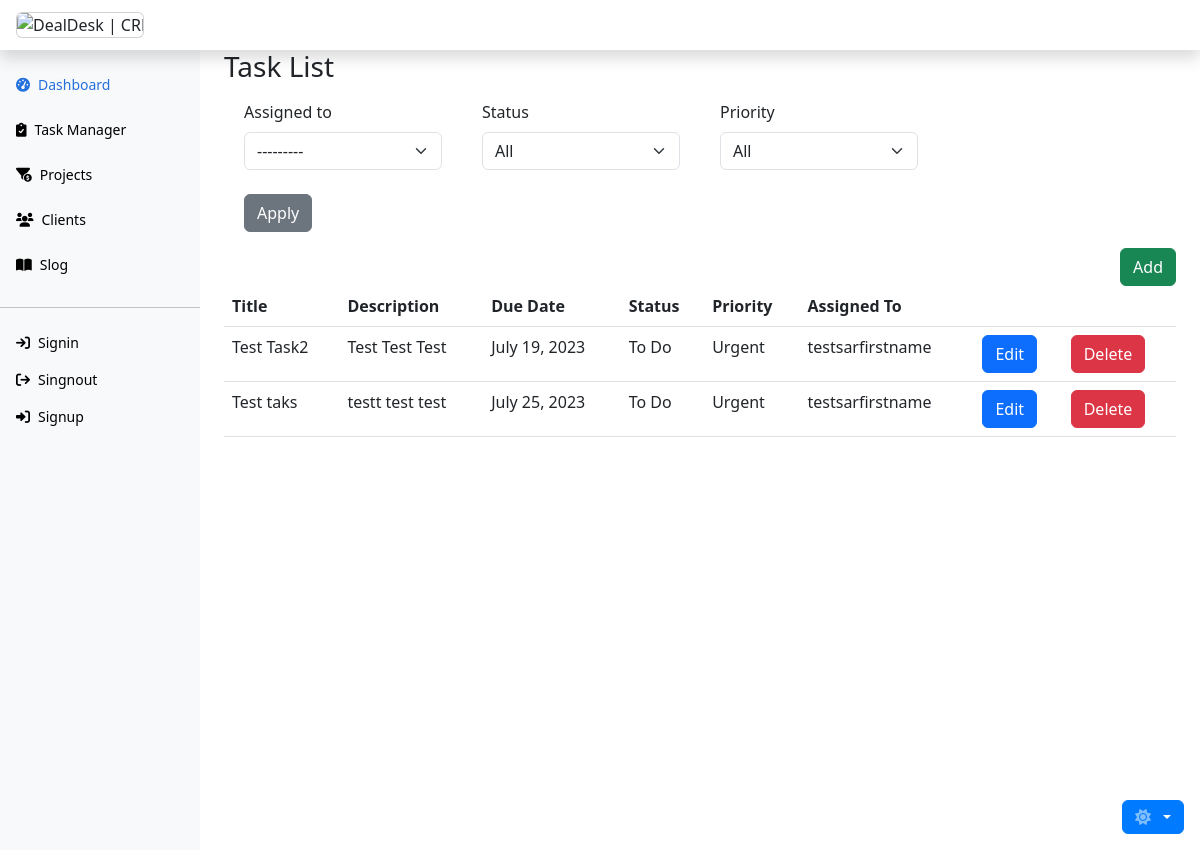
The app's page /task_manager/list/, older data.
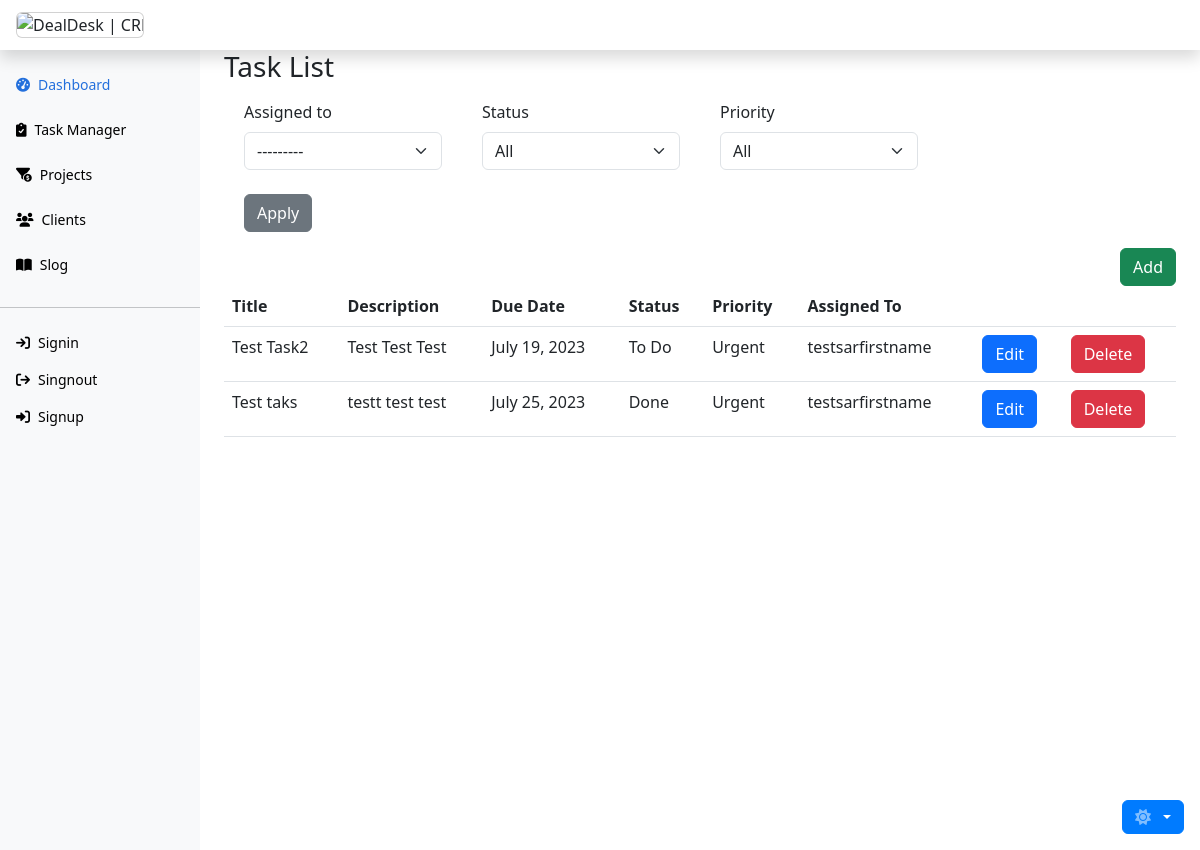
The same page, newer data.
### task_manager/models.py (models this page shows, shortened)
class TaskManager(models.Model):
    title = models.CharField(max_length=55, null=False)
    description = models.CharField(max_length=255)
    due_date = models.DateField(null=False)
    status = models.CharField(
        max_length=50,
        choices=STATUS_CHOICES,
        default="To Do",
        null=False
    )
    priority = models.CharField(
        max_length=50,
        choices=PRIORITY_CHOICES,
        default="Normal",
        null=False
    )
    assigned_to = models.ForeignKey(
        'team.Sar',
        on_delete=models.SET(get_salesman),
        related_name='tasks'
    )
    class Meta:
        ordering = ['due_date']

### team/models.py (models this page shows)
class Sar(models.Model):
    first_name = models.CharField(max_length=55)
    last_name = models.CharField(max_length=55)
    mobile = models.CharField(max_length=20)
    email = models.EmailField()
    manager = models.ForeignKey(
        Manager,
        on_delete=models.SET(get_manager),
        related_name='sars',)
    created_on = models.DateTimeField(auto_now_add=True)
    updated_on = models.DateTimeField(auto_now=True)
    class Meta:
        db_table = 'Team.Sar'
        ordering = ['first_name']
        verbose_name_plural = 'Sars'
    def __str__(self):
        return f"{self.first_name}"

### task_manager/views.py (the view)
# urls.py: path('list/', TaskListView.as_view(), name='task_list'),
class TaskListView(ListView):
    model = TaskManager
    template_name = 'task_manager/task_list.html'
    context_object_name = 'tasks'
    paginate_by = 10
    def get_queryset(self):
        queryset = super().get_queryset()
        form = TaskManagerFilterForm(self.request.GET)
        if form.is_valid():
            status = form.cleaned_data['status']
            priority = form.cleaned_data['priority']
            assigned_to = form.cleaned_data['assigned_to']
        if status:
            queryset = queryset.filter(status=status)
        if priority:
            queryset = queryset.filter(priority=priority)
        if assigned_to:
            queryset = queryset.filter(assigned_to=assigned_to)
        return queryset
    def get_context_data(self, **kwargs):
        context = super().get_context_data(**kwargs)
        context['filter_form'] = TaskManagerFilterForm(self.request.GET)
        context['task'] = TaskManager.objects.first()
        return context

### task_manager/forms.py
class TaskManagerFilterForm(forms.Form):
    assigned_to = forms.ModelChoiceField(
        queryset=Sar.objects.all(),
        widget=forms.Select(attrs={'class': 'form-control'}),
        required=False
    )
    status = forms.ChoiceField(
        choices=[('', 'All')] + STATUS_CHOICES,
        widget=forms.Select(attrs={'class': 'form-control'}),
        required=False
    )
    priority = forms.ChoiceField(
        choices=[('', 'All')] + PRIORITY_CHOICES,
        widget=forms.Select(attrs={'class': 'form-control'}),
        required=False
    )

### task_manager/templates/task_manager/task_list.html (shortened to what this page needs)
{% extends 'base.html' %}
{% load crispy_forms_tags %}
{% load humanize %}
{% block content %}
<div class="col-lg-12">
    <div class="row">
        <div class="col-12">
            <h3 class="bg-body">Task List</h3>
            <form class="mb-3" method="get" action="{% url 'task_manager:task_list' %}">
                <div class="container">
                    <div class="row">
                        {% for field in filter_form %}
                        <div class="col-lg-3 col-md-12 w-5">
                            <div class="p-2">
                                {{ field|as_crispy_field }}
                            </div>
                        </div>
                        {% endfor %}
                        <div class="row">
                            <div class="col-sm-2">
                                <button type="submit" class="btn btn-secondary ms-2">Apply</button>
                            </div>
                        </div>
                    </div>
                </div>
            </form>
            <div class="d-flex justify-content-end">
                <a href="{% url 'task_manager:task_new' %}"
                    class="btn btn-success link-offset-2 link-underline-opacity-25 link-underline-opacity-100-hover">
                    Add
                </a>
            </div>
            <table class="table bg-body-tertiary table-hover">
                <thead>
                    <tr>
                        <th>Title</th>
                        <th>Description</th>
                        <th>Due Date</th>
                        <th>Status</th>
                        <th>Priority</th>
                        <th>Assigned To</th>
                        <th></th>
                        <th></th>
                    </tr>
                </thead>
                <tbody>
                    {% for task in tasks %}
                    <tr>
                        <td>{{ task.title }}</td>
                        <td>{{ task.description }}</td>
                        <td>{{ task.due_date }}</td>
                        <td>{{ task.get_status_display }}</td>
                        <td>{{ task.get_priority_display }}</td>
                        <td>{{ task.assigned_to }}</td>
                        <td>
                            <button type="button"
                                onclick="location.href='{% url 'task_manager:task_edit' pk=task.pk %}'"
                                class="btn btn-primary link-offset-2 link-underline-opacity-25 link-underline-opacity-100-hover">
                                Edit
                            </button>
                        </td>
                        <td>
                            <button
                                class="btn btn-danger link-offset-2 link-underline-opacity-25 link-underline-opacity-100-hover"
                                data-bs-toggle="modal" data-bs-target="#confirmDeleteModal">Delete</button>
                        </td>
                    </tr>
                    {% empty %}
                    <tr>
                        <td colspan="6">No tasks found.</td>
                    </tr>
                    {% endfor %}
                </tbody>
            </table>
        </div>
    </div>
</div>
{% endblock %}

Row changes from the older to the newer data that the page shows:
changed TaskManager "Test taks": status "To Do" → "Done"
